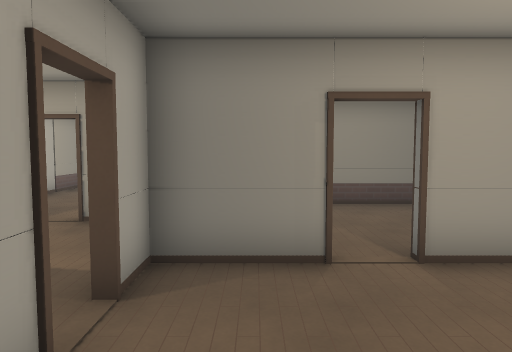
[1] (above)

16 first-person views from a walk through a 3-D level made in the Godot game engine. The camera is 1.5 m above the floor, tilts 4° down and sees 70° across. Doors that lead somewhere are drawn open, without their leaves. The floor is counted in squares, 1 m on a side. Each view is taken from the middle of a square. On the plan, view 1 faces up. The plan holds only what a view shows up to about 16 squares ahead; the rest is blank. Some surface patterns are stand-ins.

[2]
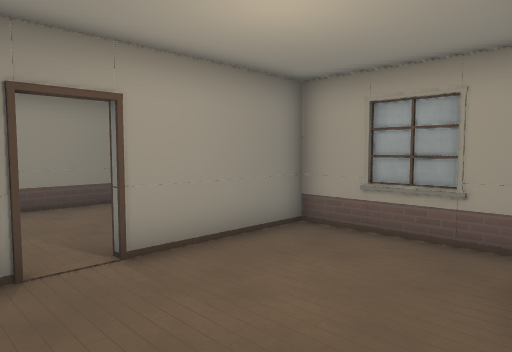

[3]
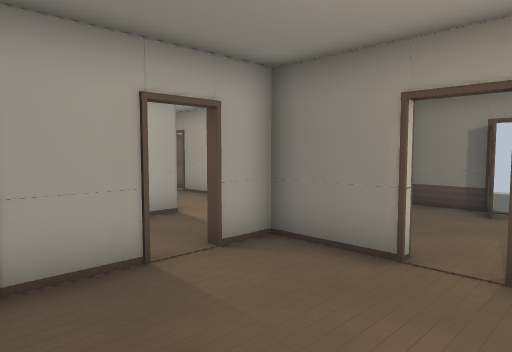

[4]
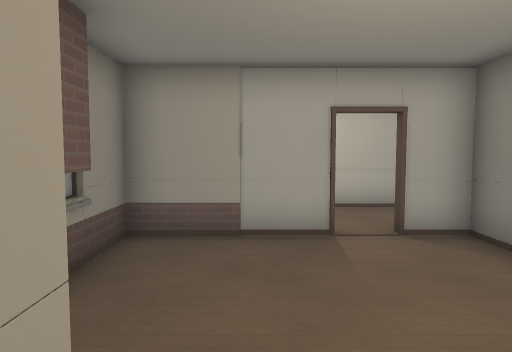

[5]
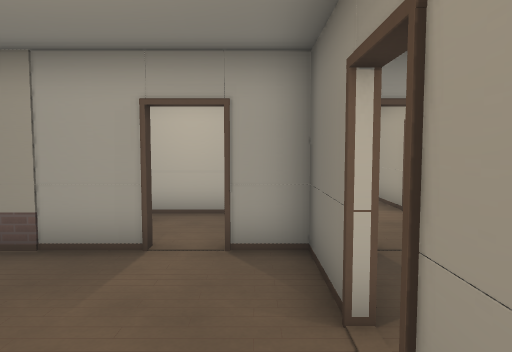

[6]
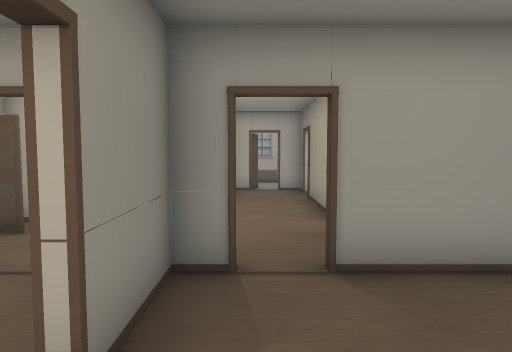

[7]
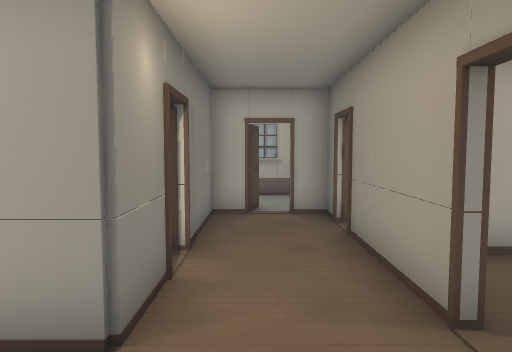

[8]
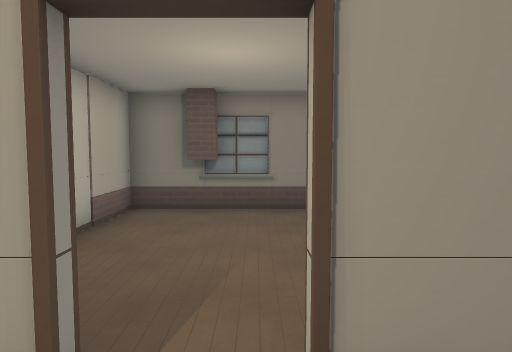

[9]
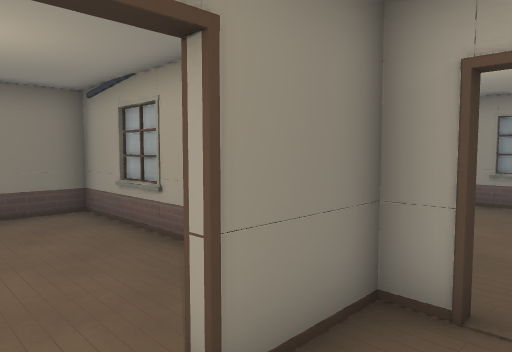

[10]
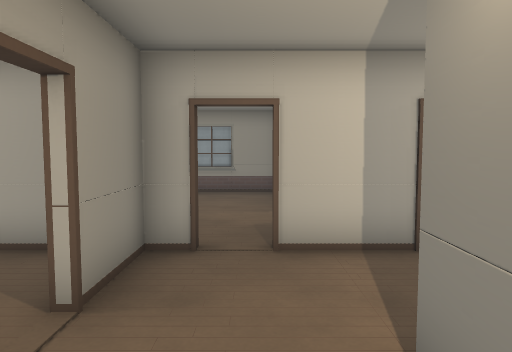

[11]
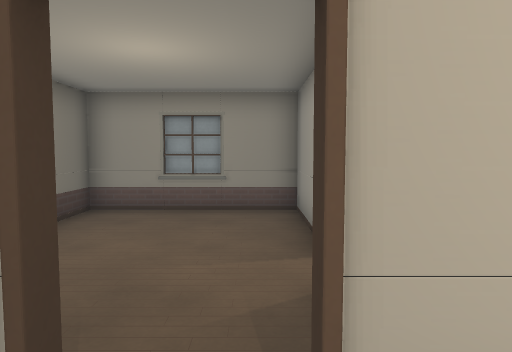

[12]
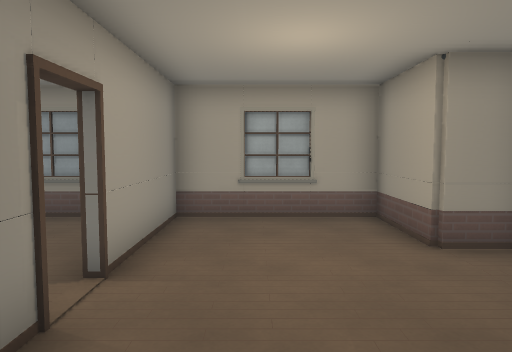

[13]
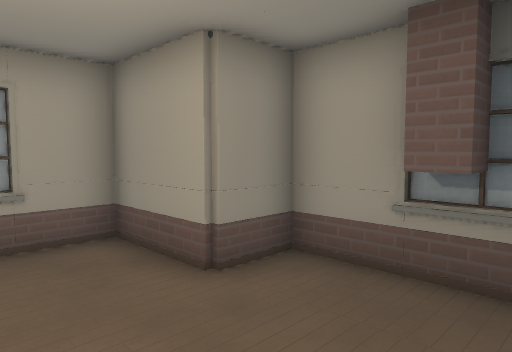

[14]
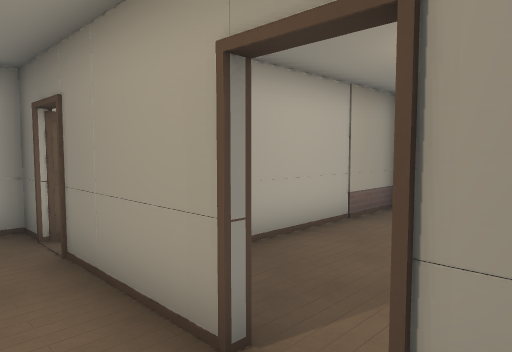

[15]
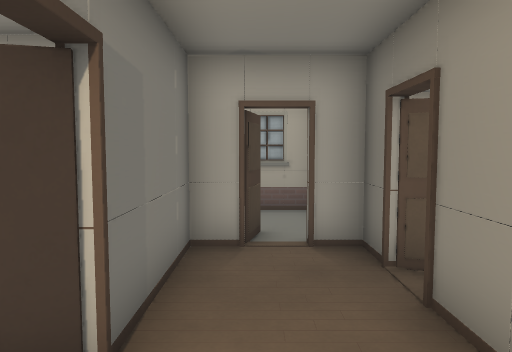

[16]
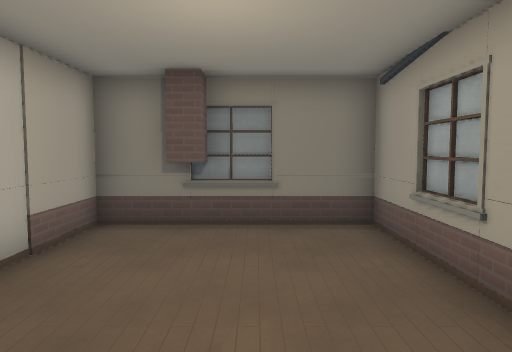

### Floor plan
Ten units are one square. View 1 is at (0, 0); x grows to the right and y downward. Boxes are objects, and circles mark ways between rooms. Rooms are numbered by the first view taken in them; rooms with no view inside come last. Other rooms are left out.
<svg viewBox="-112 -158 179 176">
<path fill="none" stroke="#000" d="M11 -48 -15 -48M9 8 16 8M-14 -25 -14 13 35 13 35 -3 62 -3 62 -50M-14 -57 -14 -35M62 -48 22 -48M10 -92 8 -102 -11 -102M36 -50 62 -50 62 -102 21 -102M-14 -92 -14 -69M-16 -57 -14 -57M-15 -50 10 -50M-62 -50 -46 -50 -46 -25M-49 -77 -85 -77M-16 -69 -16 -77 -38 -77M-16 -35 -16 -57M-94 -84 -96 -77 -107 -77 -107 -68M-107 -59 -107 -50 -73 -50M-16 -91 -16 -153 -73 -153 -73 -94M-49 -146 -56 -146"/>
<circle cx="13" cy="-47" r="3" fill="#2a7"/>
<circle cx="-10" cy="-25" r="3" fill="#2a7"/>
<circle cx="-10" cy="-60" r="3" fill="#2a7"/>
<circle cx="-40" cy="-80" r="3" fill="#2a7"/>
<circle cx="-50" cy="-80" r="3" fill="#2a7"/>
<text x="20" y="-20">1</text>
<text x="20" y="-80">2</text>
<text x="-50" y="-60">3</text>
<text x="-40" y="-110">4</text>
</svg>
Room 1 opens to room 2. Room 1 opens to room 3. Room 2 opens to room 3. Room 3 opens to room 4.

Where each view was taken, in squares from view 1:
view 1: 0 up, 0 right, facing up
view 2: 0 up, 0 right, facing up-right
view 3: 0 up, 3 right, facing up-left
view 4: 1 up, 5 right, facing left
view 5: 4 up, 4 right, facing left
view 6: 6 up, 3 right, facing left
view 7: 6 up, 2 left, facing left
view 8: 6 up, 4 left, facing up
view 9: 6 up, 5 left, facing up-right
view 10: 6 up, 7 left, facing right
view 11: 6 up, 3 left, facing right
view 12: 3 up, 2 left, facing right
view 13: 3 up, 0 right, facing down-right
view 14: 6 up, 3 left, facing up-left
view 15: 6 up, 5 left, facing left
view 16: 8 up, 4 left, facing up
